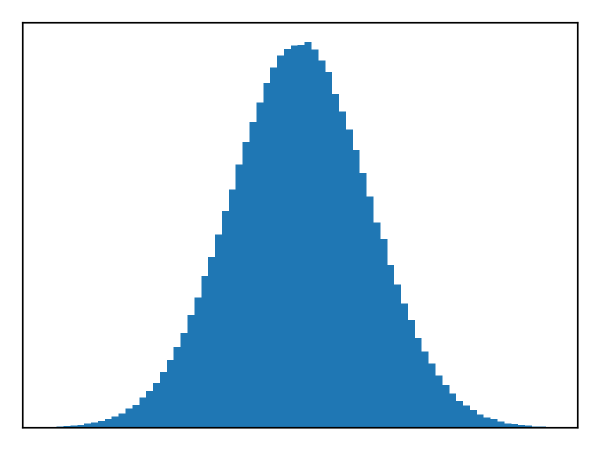
#> input picture TTCVault/Files/Pasted Image 20231117232826_564.png, 1200 x 900 px (shown at 1/2 size)
$ python img2alive.py '../../TTCVault/Files/Pasted Image 20231117232826_564.png' '../../TTCVault/Files/Pasted Image 20231117233426_577.png' '../../TTCVault/Files/Pasted Image 20231117233426_577.png'
#> lines starting #> are read from the running program, lines starting #| are printed output that depends on the picture
"""Convert a transparent PNG render into an .alive.json dot hierarchy for site/static/alive.

Leaves are the opaque cells of a square grid, coloured by the cell's mean colour. Internal
nodes come from recursive 2-means bisection, so every node has two children and children
precede parents in the list. Each node carries:
  x, y  centroid      r  sqrt(sum child r^2) (area-preserving)      c  mean colour
  s     split level: 1 for leaves, falling with log(cluster size)  d  split transition width
"""
import json, math, sys
import numpy as np
from PIL import Image

def leaves_from_image(path, cell=5, target=1100, alpha_min=0.5):
#> called with cell = 5, target = 1100, alpha_min = 0.5
    im = Image.open(path).convert('RGBA')
#> im is the input picture: PIL image 1200x900 RGBA; mean R, G, B, A 196.7, 218.4, 233.5, 255
    bb = im.getchannel('A').point(lambda a: 255 if a > 20 else 0).getbbox()
#> bb = (0, 0, 1200, 900)
    im = im.crop(bb)
    k = target / max(im.size)
#> k = 0.917
    im = im.resize((round(im.width * k), round(im.height * k)), Image.LANCZOS)
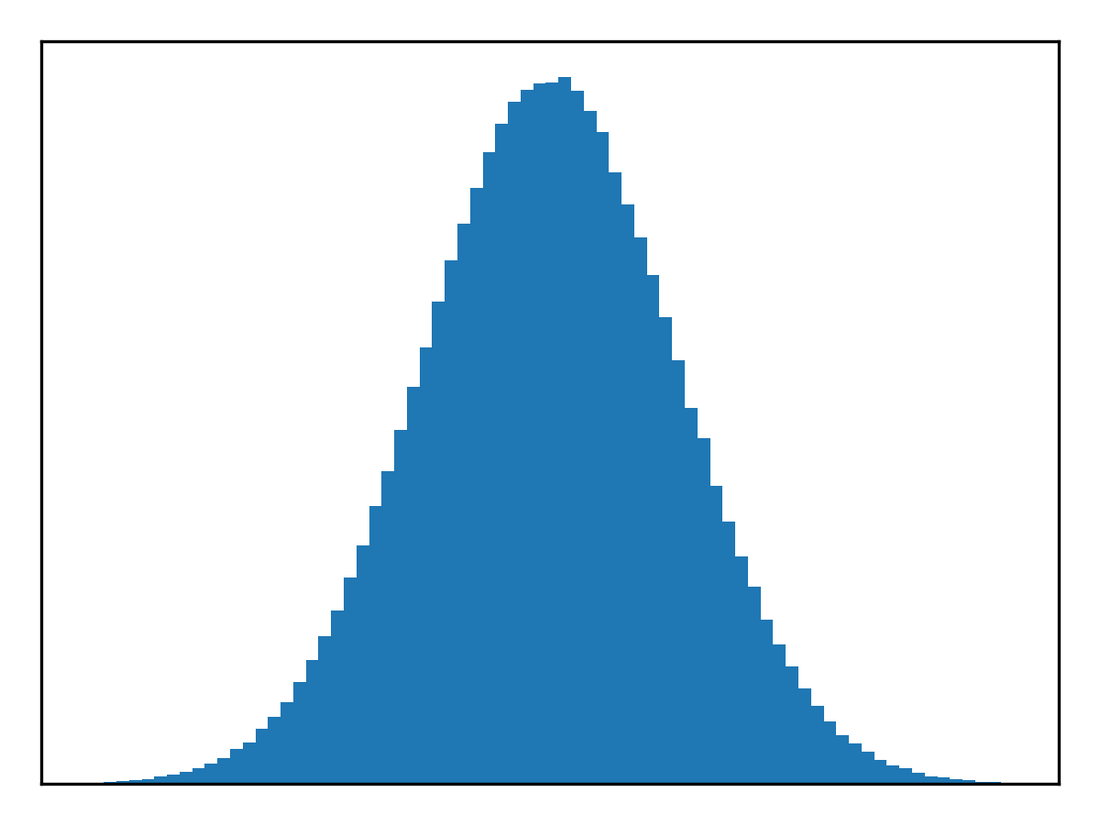
#> im: PIL image 1100x825 RGBA; mean R, G, B, A 196.7, 218.4, 233.5, 255
    a = np.asarray(im).astype(float)
    H, W = a.shape[0] // cell, a.shape[1] // cell
#> H = 165; W = 220
    a = a[:H * cell, :W * cell].reshape(H, cell, W, cell, 4).transpose(0, 2, 1, 3, 4).reshape(H, W, cell * cell, 4)
    alpha = a[..., 3] / 255
    keep = alpha.mean(-1) >= alpha_min
#> keep: shape (165, 220) bool; every value is 1
    wsum = alpha.sum(-1, keepdims=True).clip(1e-6)
#> wsum: shape (165, 220, 1) float64; every value is 25
    rgb = (a[..., :3] * alpha[..., None]).sum(-2) / wsum
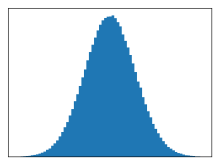
#> rgb: shape (165, 220, 3) float64; mean of channels 0, 1, 2 196.7, 218.4, 233.5; drawn as R, G, B
    ys, xs = np.nonzero(keep)
    pts = np.stack([xs * cell + cell / 2, ys * cell + cell / 2], 1)
#> pts = 36300 pairs, first value 2.5 to 1097.5, second value 2.5 to 822.5
#> `pts, cols, (w, h) = leaves_from_image(src, cell)`: w = 1100; h = 825
    return pts, rgb[ys, xs], (W * cell, H * cell)

def bisect(idx, pts, rng, iters=12):
    p = pts[idx]
    # seed the two centres along the principal axis, then a few Lloyd steps
    c = p.mean(0); u = np.linalg.svd(p - c, full_matrices=False)[2][0]
    proj = (p - c) @ u
    lab = proj > np.median(proj)
    for _ in range(iters):
        if lab.all() or (~lab).all(): break
        c0, c1 = p[~lab].mean(0), p[lab].mean(0)
        new = ((p - c1) ** 2).sum(1) < ((p - c0) ** 2).sum(1)
        if (new == lab).all(): break
        lab = new
    if lab.all() or (~lab).all():
        lab = np.zeros(len(idx), bool); lab[rng.permutation(len(idx))[: len(idx) // 2]] = True
    return idx[~lab], idx[lab]

def build(pts, cols, r_leaf, seed=0):
#> called with pts = array of shape (36300, 2), cols = array of shape (36300, 3), r_leaf = 3.62, seed = 0
    rng = np.random.default_rng(seed)
    L = len(pts)
#> L = 36300
    nodes = [dict(x=round(float(x), 2), y=round(float(y), 2), r=r_leaf, c=[int(round(v)) for v in c], s=1.0)
             for (x, y), c in zip(pts, cols)]
#> nodes = 36300 items
    size = [1] * L
#> size = 36300 items
    logL = math.log2(L)
#> logL = 15.15
#> in bisect, `p = pts[idx]`: p has the same summary as pts in leaves_from_image
#> in bisect, `c = p.mean(0)`: c = [550, 412.5]
#> in bisect, `u = np.linalg.svd(p - c, full_matrices=False)[2][0]`: u = [1, 0]
#> the loop in bisect, `for _ in range(iters):` made 1 pass
#> (c0, c1) on pass 1: ([275, 412.5], [825, 412.5])
#> in build, `a, b = bisect(np.arange(L), pts, rng)`: a = 18150 values from 0 to 36189; b = 18150 values from 110 to 36299
    sys.setrecursionlimit(100000)

    def rec(idx):
        if len(idx) == 1: return int(idx[0])
        a, b = bisect(idx, pts, rng)
#> the loop in bisect (call 2), `for _ in range(iters):` made 1 pass
#> (c0, c1) on pass 1: ([275, 207.5], [275, 620])
#> a = 9130 values from 0 to 18149; b = 9020 values from 18260 to 36189
        ia, ib = rec(a), rec(b)
#> in bisect (call 12), `p = pts[idx]`: p = 24 rows, first 8: [2.5, 2.5], [7.5, 2.5], [12.5, 2.5], [17.5, 2.5], [2.5, 7.5], [7.5, 7.5], [12.5, 7.5], [17.5, 7.5]
#> ia = 45428; ib = 54447
        A, B = nodes[ia], nodes[ib]
#> A = {'x': 275, 'y': 207.5, 'r': 345.9, 'c': [222, 234, 242], 's': 0.155, 'ch': [40863, 45427], 'd': 0.0415}; B = {'x': 275, 'y': 620, 'r': 343.8, 'c': [171, 202, 224], 's': 0.187, 'ch': [49937, 54446], 'd': 0.0625}
        n = size[ia] + size[ib]
#> n = 18150
        wa, wb = size[ia] / n, size[ib] / n
#> wa = 0.503; wb = 0.497
        s = 1 - 0.95 * math.log2(n) / logL + rng.uniform(-0.03, 0.03)
#> s = 0.0945
        nodes.append(dict(
            x=round(A['x'] * wa + B['x'] * wb, 2), y=round(A['y'] * wa + B['y'] * wb, 2),
            r=round(math.sqrt(A['r'] ** 2 + B['r'] ** 2), 2),
            c=[int(round(A['c'][i] * wa + B['c'][i] * wb)) for i in range(3)],
            s=round(min(max(s, 0.03), 0.97), 5), ch=[ia, ib], d=round(float(rng.uniform(0.04, 0.07)), 4)))
        size.append(n)
        return len(nodes) - 1

    a, b = bisect(np.arange(L), pts, rng)
    roots = [rec(a), rec(b)]
#> roots = [54448, 72597]
    return nodes, roots

if __name__ == '__main__':
    src, out, name = sys.argv[1], sys.argv[2], sys.argv[3]
    cell = 5
    pts, cols, (w, h) = leaves_from_image(src, cell)
    nodes, roots = build(pts, cols, r_leaf=round(cell * 0.724, 2))
#> nodes = 72598 items; roots = [54448, 72597]
    roots = sorted(roots, reverse=True)
#> roots = [72597, 54448]
    json.dump(dict(name=name, image=name + '.png', bounds=dict(w=w, h=h), cell=cell, n_leaves=len(pts),
                   n_nodes=len(nodes), roots=roots, nodes=nodes), open(out, 'w'), separators=(',', ':'))
    print(name, len(pts), 'leaves', len(nodes), 'nodes')
#| ../../TTCVault/Files/Pasted Image 20231117233426_577.png 36300 leaves 72598 nodes

$ run again, on TTCVault/Files/Pasted Image 20231118004815_196.png
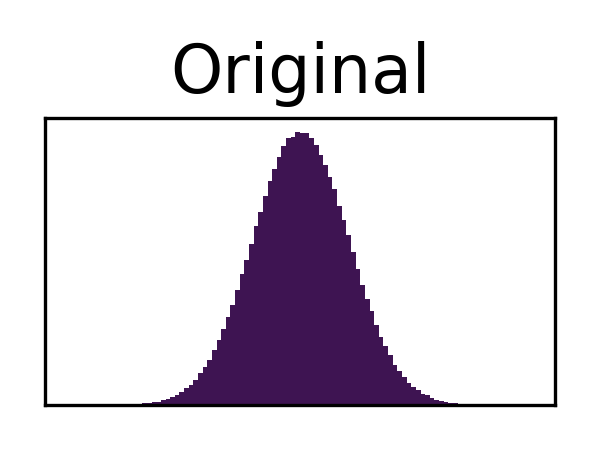
#> input picture TTCVault/Files/Pasted Image 20231118004815_196.png, 600 x 450 px
#> in leaves_from_image, im is the input picture: PIL image 600x450 RGBA; mean R, G, B, A 222.8, 217.7, 225.3, 255
#> bb = (0, 0, 600, 450)
#> in leaves_from_image, `im = im.resize((round(im.width * k), round(im.height * k)), Image.LANC..`:
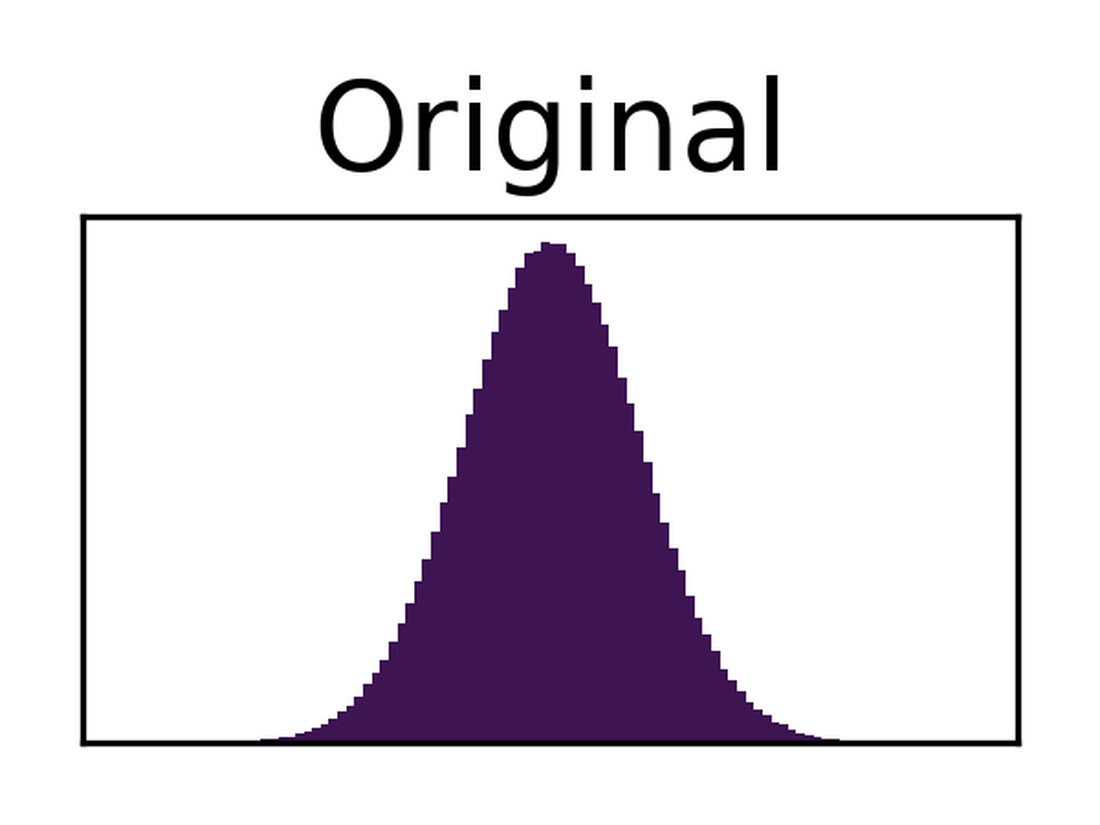
#> im: PIL image 1100x825 RGBA; mean R, G, B, A 222.9, 217.8, 225.3, 255
#> keep: shape (165, 220) bool; every value is 1
#> wsum: shape (165, 220, 1) float64; every value is 25
#> in leaves_from_image, `rgb = (a[..., :3] * alpha[..., None]).sum(-2) / wsum`:
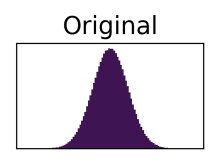
#> rgb: shape (165, 220, 3) float64; mean of channels 0, 1, 2 222.9, 217.8, 225.3; drawn as R, G, B
#> in leaves_from_image, `pts = np.stack([xs * cell + cell / 2, ys * cell + cell / 2], 1)`: pts = 36300 pairs, first value 2.5 to 1097.5, second value 2.5 to 822.5
#> `pts, cols, (w, h) = leaves_from_image(src, cell)`: w = 1100; h = 825
#> L = 36300
#> in build, `nodes = [dict(x=round(float(x), 2), y=round(float(y), 2), r=r_leaf, c=..`: nodes = 36300 items
#> logL = 15.15
#> p has the same summary as pts in leaves_from_image
#> c = [550, 412.5]
#> u = [1, 0]
#> the loop in bisect, `for _ in range(iters):` made 1 pass
#> (c0, c1) on pass 1: ([275, 412.5], [825, 412.5])
#> in build, `a, b = bisect(np.arange(L), pts, rng)`: a = 18150 values from 0 to 36189; b = 18150 values from 110 to 36299
#> the loop in bisect (call 2), `for _ in range(iters):` made 1 pass
#> (c0, c1) on pass 1: ([275, 207.5], [275, 620])
#> in rec, `a, b = bisect(idx, pts, rng)`: a = 9130 values from 0 to 18149; b = 9020 values from 18260 to 36189
#> p = 24 rows, first 8: [2.5, 2.5], [7.5, 2.5], [12.5, 2.5], [17.5, 2.5], [2.5, 7.5], [7.5, 7.5], [12.5, 7.5], [17.5, 7.5]
#> ia = 45428; ib = 54447
#> A = {'x': 275, 'y': 207.5, 'r': 345.9, 'c': [236, 234, 236], 's': 0.155, 'ch': [40863, 45427], 'd': 0.0415}; B = {'x': 275, 'y': 620, 'r': 343.8, 'c': [211, 202, 215], 's': 0.187, 'ch': [49937, 54446], 'd': 0.0625}
#> n = 18150
#> wa = 0.503; wb = 0.497
#> s = 0.0945
#> in build, `roots = [rec(a), rec(b)]`: roots = [54448, 72597]
#> `nodes, roots = build(pts, cols, r_leaf=round(cell * 0.724, 2))`: nodes = 72598 items; roots = [54448, 72597]
#> `roots = sorted(roots, reverse=True)`: roots = [72597, 54448]
#| ../../TTCVault/Files/Pasted Image 20231118004815_196.png 36300 leaves 72598 nodes

$ run again, on TTCVault/Files/Pasted Image 20231118004815_212.png
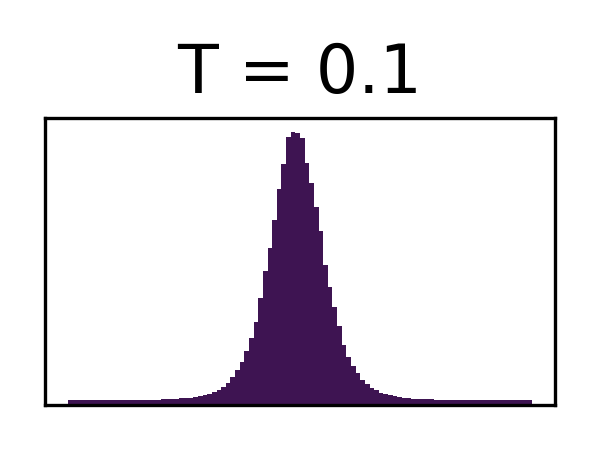
#> input picture TTCVault/Files/Pasted Image 20231118004815_212.png, 600 x 450 px
#> in leaves_from_image, im is the input picture: PIL image 600x450 RGBA; mean R, G, B, A 233.6, 230.5, 235.1, 255
#> bb = (0, 0, 600, 450)
#> in leaves_from_image, `im = im.resize((round(im.width * k), round(im.height * k)), Image.LANC..`:
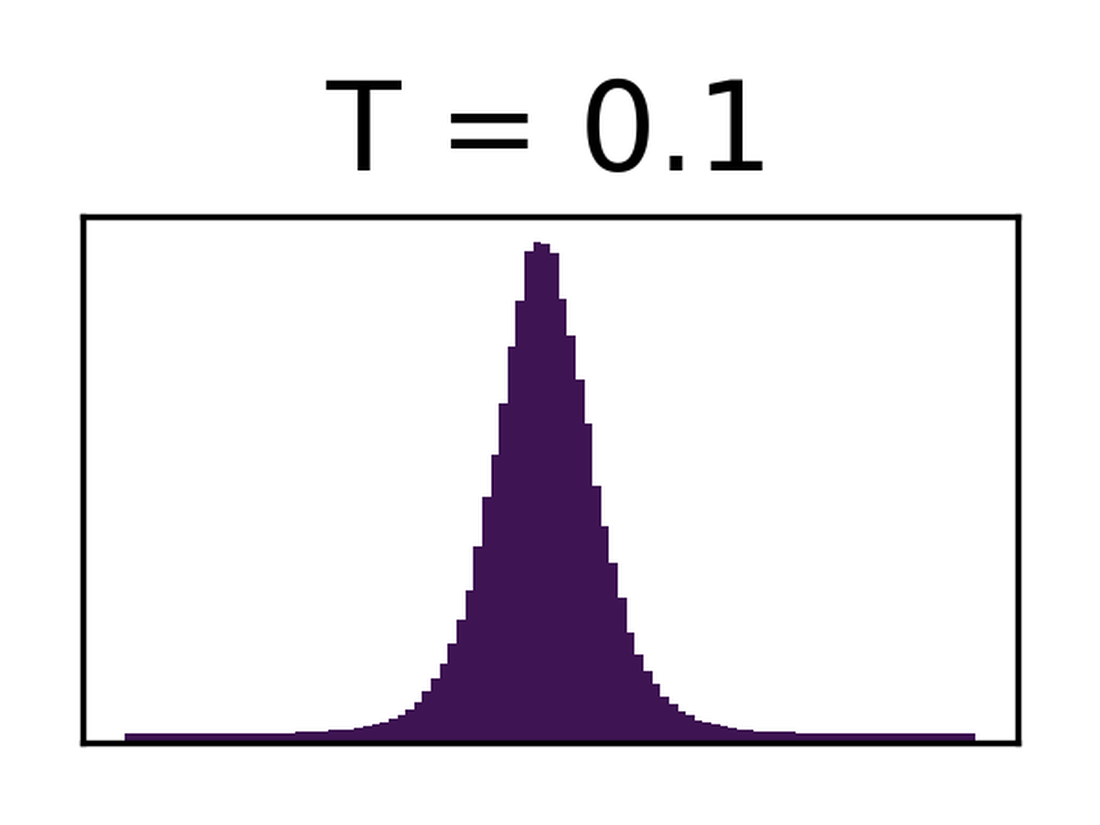
#> im: PIL image 1100x825 RGBA; mean R, G, B, A 233.7, 230.6, 235.2, 255
#> keep: shape (165, 220) bool; every value is 1
#> wsum: shape (165, 220, 1) float64; every value is 25
#> in leaves_from_image, `rgb = (a[..., :3] * alpha[..., None]).sum(-2) / wsum`:
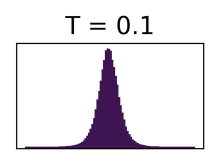
#> rgb: shape (165, 220, 3) float64; mean of channels 0, 1, 2 233.7, 230.6, 235.2; drawn as R, G, B
#> in leaves_from_image, `pts = np.stack([xs * cell + cell / 2, ys * cell + cell / 2], 1)`: pts = 36300 pairs, first value 2.5 to 1097.5, second value 2.5 to 822.5
#> `pts, cols, (w, h) = leaves_from_image(src, cell)`: w = 1100; h = 825
#> L = 36300
#> in build, `nodes = [dict(x=round(float(x), 2), y=round(float(y), 2), r=r_leaf, c=..`: nodes = 36300 items
#> logL = 15.15
#> p has the same summary as pts in leaves_from_image
#> c = [550, 412.5]
#> u = [1, 0]
#> the loop in bisect, `for _ in range(iters):` made 1 pass
#> (c0, c1) on pass 1: ([275, 412.5], [825, 412.5])
#> in build, `a, b = bisect(np.arange(L), pts, rng)`: a = 18150 values from 0 to 36189; b = 18150 values from 110 to 36299
#> the loop in bisect (call 2), `for _ in range(iters):` made 1 pass
#> (c0, c1) on pass 1: ([275, 207.5], [275, 620])
#> in rec, `a, b = bisect(idx, pts, rng)`: a = 9130 values from 0 to 18149; b = 9020 values from 18260 to 36189
#> p = 24 rows, first 8: [2.5, 2.5], [7.5, 2.5], [12.5, 2.5], [17.5, 2.5], [2.5, 7.5], [7.5, 7.5], [12.5, 7.5], [17.5, 7.5]
#> ia = 45428; ib = 54447
#> A = {'x': 275, 'y': 207.5, 'r': 345.9, 'c': [242, 241, 242], 's': 0.155, 'ch': [40863, 45427], 'd': 0.0415}; B = {'x': 275, 'y': 620, 'r': 343.8, 'c': [223, 218, 226], 's': 0.187, 'ch': [49937, 54446], 'd': 0.0625}
#> n = 18150
#> wa = 0.503; wb = 0.497
#> s = 0.0945
#> in build, `roots = [rec(a), rec(b)]`: roots = [54448, 72597]
#> `nodes, roots = build(pts, cols, r_leaf=round(cell * 0.724, 2))`: nodes = 72598 items; roots = [54448, 72597]
#> `roots = sorted(roots, reverse=True)`: roots = [72597, 54448]
#| ../../TTCVault/Files/Pasted Image 20231118004815_212.png 36300 leaves 72598 nodes

$ run again, on TTCVault/Files/Pasted Image 20231118004944_750.png
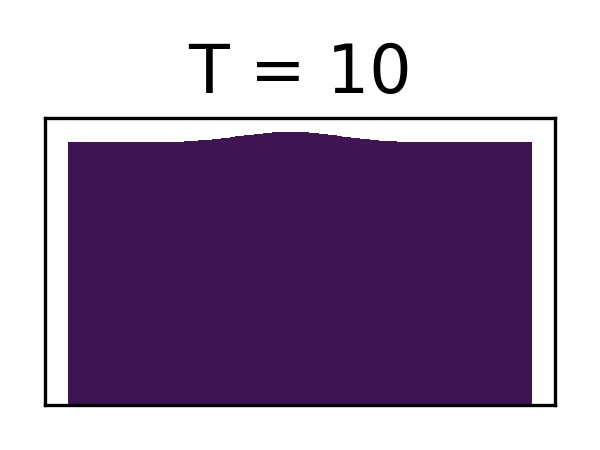
#> input picture TTCVault/Files/Pasted Image 20231118004944_750.png, 600 x 450 px
#> in leaves_from_image, im is the input picture: PIL image 600x450 RGBA; mean R, G, B, A 160.2, 141.2, 169.3, 255
#> bb = (0, 0, 600, 450)
#> im: PIL image 1100x825 RGBA
#> keep: shape (165, 220) bool; every value is 1
#> wsum: shape (165, 220, 1) float64; every value is 25
#> in leaves_from_image, `rgb = (a[..., :3] * alpha[..., None]).sum(-2) / wsum`:
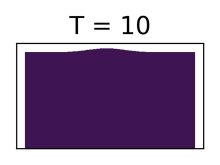
#> rgb: shape (165, 220, 3) float64; mean of channels 0, 1, 2 160.3, 141.2, 169.4; drawn as R, G, B
#> in leaves_from_image, `pts = np.stack([xs * cell + cell / 2, ys * cell + cell / 2], 1)`: pts = 36300 pairs, first value 2.5 to 1097.5, second value 2.5 to 822.5
#> `pts, cols, (w, h) = leaves_from_image(src, cell)`: w = 1100; h = 825
#> L = 36300
#> in build, `nodes = [dict(x=round(float(x), 2), y=round(float(y), 2), r=r_leaf, c=..`: nodes = 36300 items
#> logL = 15.15
#> p has the same summary as pts in leaves_from_image
#> c = [550, 412.5]
#> u = [1, 0]
#> the loop in bisect, `for _ in range(iters):` made 1 pass
#> (c0, c1) on pass 1: ([275, 412.5], [825, 412.5])
#> in build, `a, b = bisect(np.arange(L), pts, rng)`: a = 18150 values from 0 to 36189; b = 18150 values from 110 to 36299
#> the loop in bisect (call 2), `for _ in range(iters):` made 1 pass
#> (c0, c1) on pass 1: ([275, 207.5], [275, 620])
#> in rec, `a, b = bisect(idx, pts, rng)`: a = 9130 values from 0 to 18149; b = 9020 values from 18260 to 36189
#> p = 24 rows, first 8: [2.5, 2.5], [7.5, 2.5], [12.5, 2.5], [17.5, 2.5], [2.5, 7.5], [7.5, 7.5], [12.5, 7.5], [17.5, 7.5]
#> ia = 45428; ib = 54447
#> A = {'x': 275, 'y': 207.5, 'r': 345.9, 'c': [190, 177, 195], 's': 0.155, 'ch': [40863, 45427], 'd': 0.0415}; B = {'x': 275, 'y': 620, 'r': 343.8, 'c': [131, 106, 144], 's': 0.187, 'ch': [49937, 54446], 'd': 0.0625}
#> n = 18150
#> wa = 0.503; wb = 0.497
#> s = 0.0945
#> in build, `roots = [rec(a), rec(b)]`: roots = [54448, 72597]
#> `nodes, roots = build(pts, cols, r_leaf=round(cell * 0.724, 2))`: nodes = 72598 items; roots = [54448, 72597]
#> `roots = sorted(roots, reverse=True)`: roots = [72597, 54448]
#| ../../TTCVault/Files/Pasted Image 20231118004944_750.png 36300 leaves 72598 nodes
